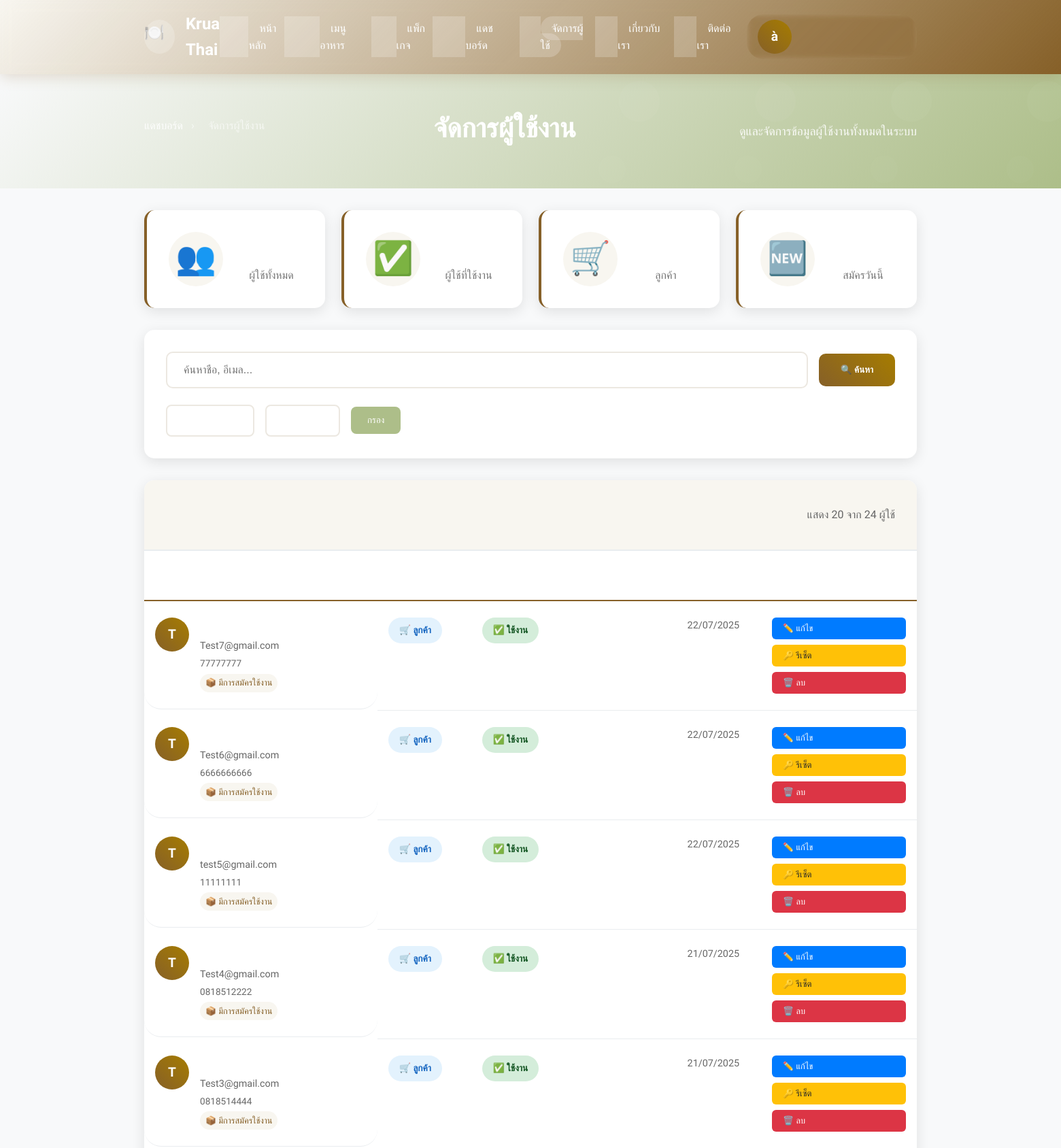
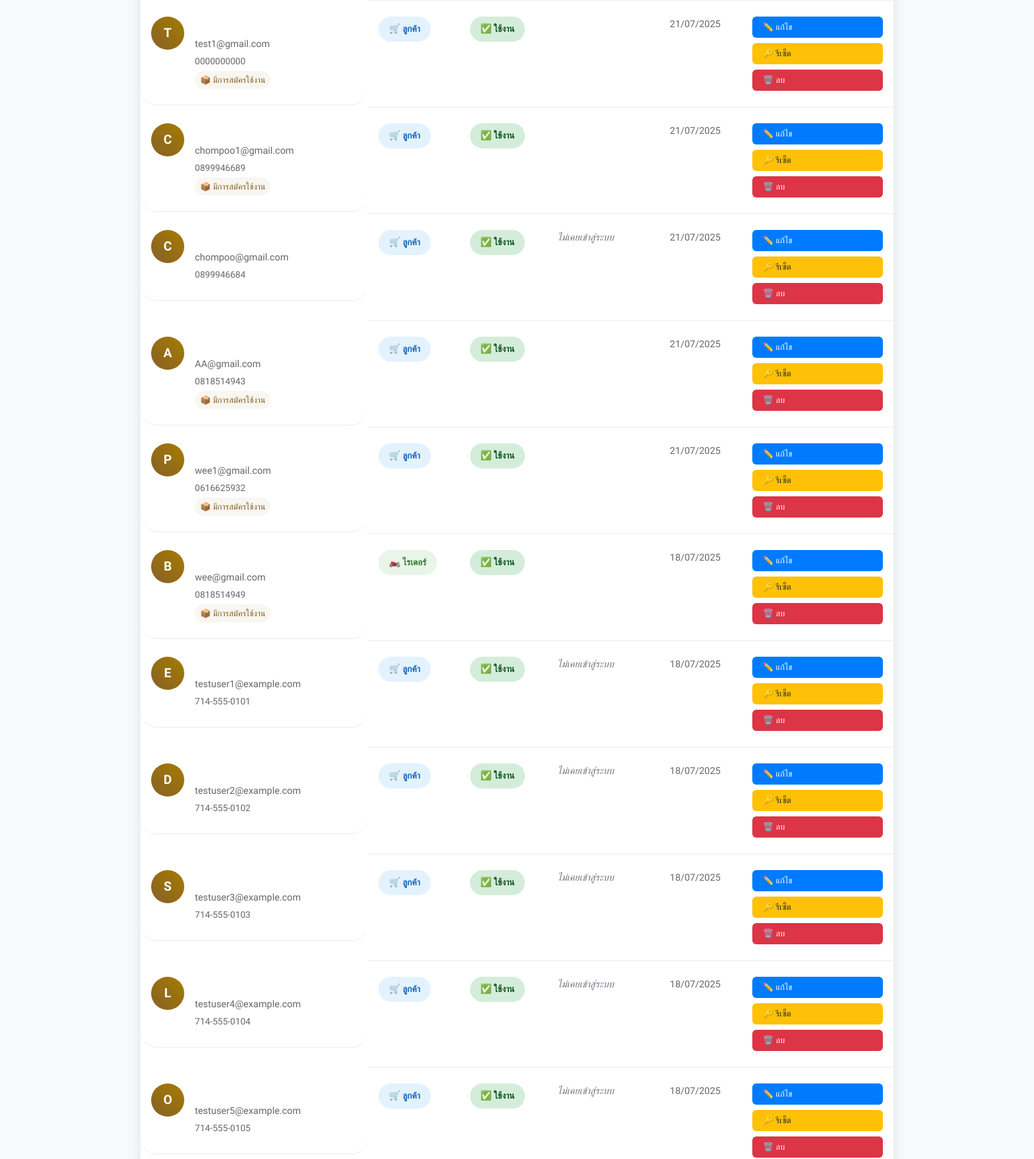
Page /KruaThai/admin_users.php (signed in, upper part) on the committed database (2 pictures, top to bottom).
### tables this page shows
CREATE TABLE `users` (
  `id` char(36) NOT NULL,
  `email` varchar(255) NOT NULL,
  `password_hash` varchar(255) NOT NULL,
  `first_name` varchar(100) NOT NULL,
  `last_name` varchar(100) NOT NULL,
  `phone` varchar(20) DEFAULT NULL,
  `date_of_birth` date DEFAULT NULL,
  `gender` enum('male','female','other') DEFAULT NULL,
  `role` enum('customer','admin','kitchen','rider','support') DEFAULT 'customer',
  `status` enum('active','inactive','suspended','pending_verification') DEFAULT 'pending_verification',
  `email_verified` tinyint(1) DEFAULT '0',
  `email_verification_token` varchar(100) DEFAULT NULL,
  `delivery_address` text,
  `address_line_2` varchar(255) DEFAULT NULL,
  `city` varchar(100) DEFAULT NULL,
  `state` varchar(100) DEFAULT NULL,
  `zip_code` varchar(10) DEFAULT NULL,
  `country` varchar(100) DEFAULT 'Thailand',
  `delivery_instructions` text,
  `dietary_preferences` longtext,
  `allergies` longtext,
  `spice_level` enum('mild','medium','hot','extra_hot') DEFAULT 'medium',
  `last_login` timestamp NULL DEFAULT NULL,
  `failed_login_attempts` int(11) DEFAULT '0',
  `locked_until` timestamp NULL DEFAULT NULL,
  `password_reset_token` varchar(100) DEFAULT NULL,
  `password_reset_expires` timestamp NULL DEFAULT NULL,
  `created_at` timestamp NOT NULL DEFAULT CURRENT_TIMESTAMP,
  `updated_at` timestamp NOT NULL DEFAULT CURRENT_TIMESTAMP ON UPDATE CURRENT_TIMESTAMP
);

### KruaThai/includes/functions.php (called while the page is built, shortened)
<?php
function sanitizeInput($data) {
    return htmlspecialchars(strip_tags(trim($data)));
}
?>

### KruaThai/admin_users.php (the view, shortened to what this page needs)
<?php
require_once 'config/database.php';
require_once 'includes/functions.php';
$user_id = $_SESSION['user_id'];
$search = sanitizeInput($_GET['search'] ?? '');
$page = max(1, intval($_GET['page'] ?? 1));
$per_page = 20;
$offset = ($page - 1) * $per_page;
$where_conditions = ["1=1"];
$params = [];
$param_types = "";
$where_clause = implode(" AND ", $where_conditions);
$count_query = "SELECT COUNT(*) as total FROM users WHERE $where_clause";
$count_stmt = mysqli_prepare($connection, $count_query);
mysqli_stmt_execute($count_stmt);
$total_users = mysqli_fetch_assoc(mysqli_stmt_get_result($count_stmt))['total'];
$users_query = "SELECT id, first_name, last_name, email, phone, role, status,
                       email_verified, last_login, created_at,
                       (SELECT COUNT(*) FROM subscriptions WHERE user_id = users.id AND status = 'active') as active_subscriptions
                FROM users
                WHERE $where_clause
                ORDER BY created_at DESC
                LIMIT ? OFFSET ?";
$users_stmt = mysqli_prepare($connection, $users_query);
$limit_params = $params;
$limit_params[] = $per_page;
$limit_params[] = $offset;
$limit_param_types = $param_types . "ii";
mysqli_stmt_bind_param($users_stmt, $limit_param_types, ...$limit_params);
mysqli_stmt_execute($users_stmt);
$users = mysqli_fetch_all(mysqli_stmt_get_result($users_stmt), MYSQLI_ASSOC);
$stats_query = "SELECT
    COUNT(*) as total_users,
    SUM(CASE WHEN status = 'active' THEN 1 ELSE 0 END) as active_users,
    SUM(CASE WHEN role = 'customer' THEN 1 ELSE 0 END) as customers,
    SUM(CASE WHEN role = 'admin' THEN 1 ELSE 0 END) as admins,
    SUM(CASE WHEN DATE(created_at) = CURDATE() THEN 1 ELSE 0 END) as new_today,
    SUM(CASE WHEN DATE(last_login) = CURDATE() THEN 1 ELSE 0 END) as active_today
FROM users";
$stats_result = mysqli_query($connection, $stats_query);
$stats = mysqli_fetch_assoc($stats_result);
include 'includes/header.php';
?>
<link rel="stylesheet" href="assets/css/admin.css">
<div class="admin-container">
    <div class="admin-header">
        <div class="container">
            <div class="header-content">
                <div class="breadcrumb">
                    <a href="dashboard.php">แดชบอร์ด</a>
                    <span>›</span>
                    <span>จัดการผู้ใช้งาน</span>
                </div>
                <h1>จัดการผู้ใช้งาน</h1>
                <p>ดูและจัดการข้อมูลผู้ใช้งานทั้งหมดในระบบ</p>
            </div>
        </div>
    </div>
    <div class="container">
        <div class="stats-grid">
            <div class="stat-card">
                <div class="stat-icon">👥</div>
                <div class="stat-content">
                    <div class="stat-number"><?php echo number_format($stats['total_users']); ?></div>
                    <div class="stat-label">ผู้ใช้ทั้งหมด</div>
                </div>
            </div>
            <div class="stat-card">
                <div class="stat-icon">✅</div>
                <div class="stat-content">
                    <div class="stat-number"><?php echo number_format($stats['active_users']); ?></div>
                    <div class="stat-label">ผู้ใช้ที่ใช้งาน</div>
                </div>
            </div>
            <div class="stat-card">
                <div class="stat-icon">🛒</div>
                <div class="stat-content">
                    <div class="stat-number"><?php echo number_format($stats['customers']); ?></div>
                    <div class="stat-label">ลูกค้า</div>
                </div>
            </div>
            <div class="stat-card">
                <div class="stat-icon">🆕</div>
                <div class="stat-content">
                    <div class="stat-number"><?php echo number_format($stats['new_today']); ?></div>
                    <div class="stat-label">สมัครวันนี้</div>
                </div>
            </div>
        </div>
        <div class="users-controls">
            <div class="search-section">
                <form method="GET" class="search-form">
                    <div class="search-group">
                        <input
                            type="text"
                            name="search"
                            placeholder="ค้นหาชื่อ, อีเมล..."
                            value="<?php echo htmlspecialchars($search); ?>"
                            class="search-input"
                        >
                        <button type="submit" class="search-btn">
                            🔍 ค้นหา
                        </button>
                    </div>
                    <div class="filter-group">
                        <select name="role" class="filter-select">
                            <option value="">ทุกบทบาท</option>
                        </select>
                        <select name="status" class="filter-select">
                            <option value="">ทุกสถานะ</option>
                        </select>
                        <button type="submit" class="filter-btn">กรอง</button>
                    </div>
                </form>
            </div>
        </div>
        <div class="users-table-container">
            <div class="table-header">
                <h2>รายการผู้ใช้งาน</h2>
                <div class="table-info">
                    แสดง <?php echo count($users); ?> จาก <?php echo number_format($total_users); ?> ผู้ใช้
                </div>
            </div>
            <div class="table-responsive">
                <table class="users-table">
                    <thead>
                        <tr>
                            <th>ข้อมูลผู้ใช้</th>
                            <th>บทบาท</th>
                            <th>สถานะ</th>
                            <th>การเข้าสู่ระบบ</th>
                            <th>สมาชิกตั้งแต่</th>
                            <th>การดำเนินการ</th>
                        </tr>
                    </thead>
                    <tbody>
                        <?php foreach ($users as $user): ?>
                            <tr class="user-row">
                                <td class="user-info">
                                    <div class="user-avatar">
                                        <?php echo strtoupper(substr($user['first_name'], 0, 1)); ?>
                                    </div>
                                    <div class="user-details">
                                        <div class="user-name">
                                        </div>
                                        <div class="user-email">
                                            <?php echo htmlspecialchars($user['email']); ?>
                                        </div>
                                        <?php if (!empty($user['phone'])): ?>
                                            <div class="user-phone"><?php echo htmlspecialchars($user['phone']); ?></div>
                                        <?php endif; ?>
                                        <?php if ($user['active_subscriptions'] > 0): ?>
                                            <div class="user-subscription">📦 มีการสมัครใช้งาน</div>
                                        <?php endif; ?>
                                    </div>
                                </td>
                                <td>
                                    <span class="role-badge role-<?php echo $user['role']; ?>">
                                        <?php
                                        $role_names = [
                                            'customer' => '🛒 ลูกค้า',
                                            'admin' => '👑 แอดมิน',
                                            'kitchen' => '👨‍🍳 ครัว',
                                            'rider' => '🏍️ ไรเดอร์',
                                            'support' => '🎧 ซัพพอร์ต'
                                        ];
                                        echo $role_names[$user['role']] ?? $user['role'];
                                        ?>
                                    </span>
                                </td>
                                <td>
                                    <span class="status-badge status-<?php echo $user['status']; ?>">
                                        <?php
                                        $status_names = [
                                            'active' => '✅ ใช้งาน',
                                            'inactive' => '💤 ไม่ใช้งาน',
                                            'suspended' => '🚫 ถูกระงับ',
                                            'pending_verification' => '⏳ รอยืนยัน'
                                        ];
                                        echo $status_names[$user['status']] ?? $user['status'];
                                        ?>
                                    </span>
                                </td>
                                <td class="login-info">
                                    <?php if ($user['last_login']): ?>
                                        <div class="last-login">
                                        </div>
                                    <?php else: ?>
                                        <div class="never-login">ไม่เคยเข้าสู่ระบบ</div>
                                    <?php endif; ?>
                                </td>
                                <td class="created-date">
                                    <?php echo date('d/m/Y', strtotime($user['created_at'])); ?>
                                </td>
                                <td class="actions">
                                    <?php if ($user['id'] !== $user_id): ?>
                                        <div class="action-buttons">
                                            <button class="action-btn edit-btn" onclick="openEditModal('<?php echo $user['id']; ?>', '<?php echo htmlspecialchars($user['first_name'] . ' ' . $user['last_name']); ?>', '<?php echo $user['role']; ?>', '<?php echo $user['status']; ?>')">
                                                ✏️ แก้ไข
                                            </button>
                                            <button class="action-btn reset-btn" onclick="resetPassword('<?php echo $user['id']; ?>', '<?php echo htmlspecialchars($user['first_name'] . ' ' . $user['last_name']); ?>')">
                                                🔑 รีเซ็ต
                                            </button>
                                            <button class="action-btn delete-btn" onclick="deleteUser('<?php echo $user['id']; ?>', '<?php echo htmlspecialchars($user['first_name'] . ' ' . $user['last_name']); ?>')">
                                                🗑️ ลบ
                                            </button>
                                        </div>
                                    <?php else: ?>
                                        <span class="current-user">ผู้ใช้ปัจจุบัน</span>
                                    <?php endif; ?>
                                </td>
                            </tr>
                        <?php endforeach; ?>
                    </tbody>
                </table>
            </div>
        </div>
    </div>
</div>
<?php include 'includes/footer.php'; ?>

### KruaThai/assets/css/style.css (style rules this page uses)
:root { --olive: #86602800; --brown: #866028; --cream: #ece8e1; --light-cream: #f8f6f0; --matcha: #adbe89; --gray: #666; --dark-olive: #5a4720; --light-olive: #9b7544; }
* { margin: 0; padding: 0; box-sizing: border-box; }
html { font-size: 16px; scroll-behavior: smooth; }
body { font-family: "Sarabun", Arial, sans-serif; line-height: 1.6; color: var(--gray); background-color: var(--light-cream); overflow-x: hidden; }
.container { max-width: 1200px; margin: 0 auto; padding: 0 2rem; }
.header-content { display: flex; align-items: center; justify-content: space-between; padding: 1rem 0; position: relative; }
.user-info { display: flex; align-items: center; gap: 0.75rem; color: white; text-decoration: none; padding: 0.5rem 1rem; border-radius: 25px; transition: all 0.3s ease; background: rgba(255, 255, 255, 0.1); backdrop-filter: blur(5px); }
.user-avatar { width: 35px; height: 35px; border-radius: 50%; background: linear-gradient(45deg, #fff, #f0f0f0); color: var(--brown); display: flex; align-items: center; justify-content: center; font-weight: 700; font-size: 0.9rem; }
.user-name { font-weight: 600; font-size: 0.95rem; }
.stats-grid { display: grid; grid-template-columns: repeat(auto-fit, minmax(200px, 1fr)); gap: 2rem; margin-bottom: 3rem; }
.stat-card { background: linear-gradient(135deg, var(--brown) 0%, #a67c00 100%); color: white; padding: 2rem; border-radius: 15px; text-align: center; position: relative; overflow: hidden; transition: transform 0.3s ease; }
.stat-card::before { content: ""; position: absolute; top: -50%; right: -50%; width: 100%; height: 100%; background: rgba(255, 255, 255, 0.1); border-radius: 50%; transition: transform 0.3s ease; }
.stat-number { font-size: 2.5rem; font-weight: 700; margin-bottom: 0.5rem; position: relative; z-index: 1; }
.stat-label { font-size: 1rem; opacity: 0.9; position: relative; z-index: 1; }

### KruaThai/includes/header.php (style rules this page uses)
:root { --olive: #86602800; --brown: #866028; --cream: #ece8e1; --light-cream: #f8f6f0; --matcha: #adbe89; --gray: #666; }

### rows in the picture
users: first_name "T", email "Test7@gmail.com", phone "77777777", shows "📦 มีการสมัครใช้งาน", role "🛒 ลูกค้า", status "✅ ใช้งาน", created_at "22/07/2025"
users: first_name "T", email "Test6@gmail.com", phone "6666666666", shows "📦 มีการสมัครใช้งาน", role "🛒 ลูกค้า", status "✅ ใช้งาน", created_at "22/07/2025"
users: first_name "T", email "test5@gmail.com", phone "11111111", shows "📦 มีการสมัครใช้งาน", role "🛒 ลูกค้า", status "✅ ใช้งาน", created_at "22/07/2025"
users: first_name "T", email "Test4@gmail.com", phone "0818512222", shows "📦 มีการสมัครใช้งาน", role "🛒 ลูกค้า", status "✅ ใช้งาน", created_at "21/07/2025"
users: first_name "T", email "Test3@gmail.com", phone "0818514444", shows "📦 มีการสมัครใช้งาน", role "🛒 ลูกค้า", status "✅ ใช้งาน", created_at "21/07/2025"
users: first_name "T", email "test1@gmail.com", phone "0000000000", shows "📦 มีการสมัครใช้งาน", role "🛒 ลูกค้า", status "✅ ใช้งาน", created_at "21/07/2025"
users: first_name "C", email "chompoo1@gmail.com", phone "0899946689", shows "📦 มีการสมัครใช้งาน", role "🛒 ลูกค้า", status "✅ ใช้งาน", created_at "21/07/2025"
users: first_name "C", email "chompoo@gmail.com", phone "0899946684", role "🛒 ลูกค้า", status "✅ ใช้งาน", shows "ไม่เคยเข้าสู่ระบบ", created_at "21/07/2025"
users: first_name "A", email "AA@gmail.com", phone "0818514943", shows "📦 มีการสมัครใช้งาน", role "🛒 ลูกค้า", status "✅ ใช้งาน", created_at "21/07/2025"
users: first_name "P", email "wee1@gmail.com", phone "0616625932", shows "📦 มีการสมัครใช้งาน", role "🛒 ลูกค้า", status "✅ ใช้งาน", created_at "21/07/2025"
users: first_name "B", email "wee@gmail.com", phone "0818514949", shows "📦 มีการสมัครใช้งาน", role "🏍️ ไรเดอร์", status "✅ ใช้งาน", created_at "18/07/2025"
users: first_name "E", email "testuser1@example.com", phone "714-555-0101", role "🛒 ลูกค้า", status "✅ ใช้งาน", shows "ไม่เคยเข้าสู่ระบบ", created_at "18/07/2025"
users: first_name "D", email "testuser2@example.com", phone "714-555-0102", role "🛒 ลูกค้า", status "✅ ใช้งาน", shows "ไม่เคยเข้าสู่ระบบ", created_at "18/07/2025"
users: first_name "S", email "testuser3@example.com", phone "714-555-0103", role "🛒 ลูกค้า", status "✅ ใช้งาน", shows "ไม่เคยเข้าสู่ระบบ", created_at "18/07/2025"
users: first_name "L", email "testuser4@example.com", phone "714-555-0104", role "🛒 ลูกค้า", status "✅ ใช้งาน", shows "ไม่เคยเข้าสู่ระบบ", created_at "18/07/2025"
users: first_name "O", email "testuser5@example.com", phone "714-555-0105", role "🛒 ลูกค้า", status "✅ ใช้งาน", shows "ไม่เคยเข้าสู่ระบบ", created_at "18/07/2025"

### other values in the picture
strtoupper(substr($user_name, 0, 1)) ?: '👤' "à"
count($users) "20"
$total_users "24"
